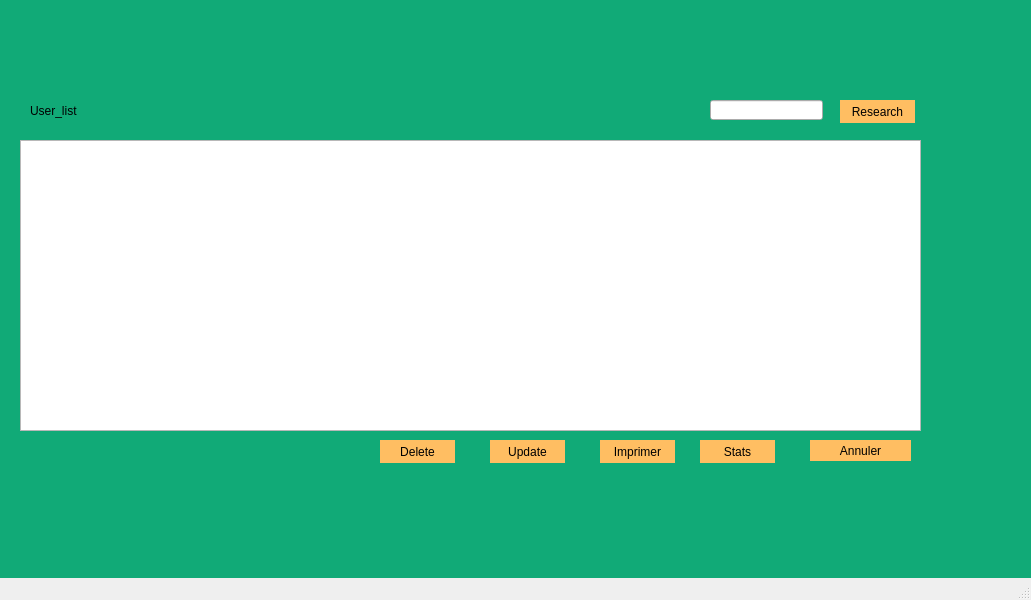
<?xml version="1.0" encoding="UTF-8"?>
<ui version="4.0">
 <class>readWindow</class>
 <widget class="QMainWindow" name="readWindow">
  <property name="geometry">
   <rect>
    <x>0</x>
    <y>0</y>
    <width>1031</width>
    <height>600</height>
   </rect>
  </property>
  <property name="windowTitle">
   <string>MainWindow</string>
  </property>
  <widget class="QWidget" name="centralwidget">
   <widget class="QGraphicsView" name="graphicsView_3">
    <property name="geometry">
     <rect>
      <x>-140</x>
      <y>0</y>
      <width>1291</width>
      <height>731</height>
     </rect>
    </property>
    <property name="styleSheet">
     <string notr="true">background-color:rgb(17, 170, 119);
border-radius: 20px;
</string>
    </property>
   </widget>
   <widget class="QStackedWidget" name="stackedWidget">
    <property name="geometry">
     <rect>
      <x>20</x>
      <y>80</y>
      <width>901</width>
      <height>401</height>
     </rect>
    </property>
    <widget class="QWidget" name="page">
     <widget class="QTableView" name="tableView">
      <property name="geometry">
       <rect>
        <x>0</x>
        <y>60</y>
        <width>901</width>
        <height>291</height>
       </rect>
      </property>
      <property name="sortingEnabled">
       <bool>true</bool>
      </property>
     </widget>
     <widget class="QPushButton" name="pushButton">
      <property name="geometry">
       <rect>
        <x>820</x>
        <y>20</y>
        <width>75</width>
        <height>23</height>
       </rect>
      </property>
      <property name="styleSheet">
       <string notr="true">#pushButton{

border-radius:20px;


background-color: #ffbe62
}

#pushButton:hover{
border-radius:20px;
font: 10pt 'Century Gothic';
background:#ffffff;


}</string>
      </property>
      <property name="text">
       <string>Research</string>
      </property>
     </widget>
     <widget class="QLineEdit" name="lineEdit">
      <property name="geometry">
       <rect>
        <x>690</x>
        <y>20</y>
        <width>113</width>
        <height>20</height>
       </rect>
      </property>
     </widget>
     <widget class="QLabel" name="label">
      <property name="geometry">
       <rect>
        <x>10</x>
        <y>10</y>
        <width>121</width>
        <height>41</height>
       </rect>
      </property>
      <property name="text">
       <string>User_list</string>
      </property>
     </widget>
     <widget class="QPushButton" name="pushButton_3">
      <property name="geometry">
       <rect>
        <x>580</x>
        <y>360</y>
        <width>75</width>
        <height>23</height>
       </rect>
      </property>
      <property name="styleSheet">
       <string notr="true">#pushButton_3{

border-radius:20px;


background-color: #ffbe62
}

#pushButton_3:hover{
border-radius:20px;
font: 10pt 'Century Gothic';
background:#ffffff;


}</string>
      </property>
      <property name="text">
       <string>Imprimer</string>
      </property>
     </widget>
     <widget class="QPushButton" name="pushButton_2">
      <property name="geometry">
       <rect>
        <x>790</x>
        <y>360</y>
        <width>101</width>
        <height>21</height>
       </rect>
      </property>
      <property name="styleSheet">
       <string notr="true">#pushButton_2{

border-radius:20px;


background-color: #ffbe62
}

#pushButton_2:hover{
border-radius:20px;
font: 10pt 'Century Gothic';
background:#ffffff;


}</string>
      </property>
      <property name="text">
       <string>Annuler</string>
      </property>
     </widget>
     <widget class="QPushButton" name="pushButton_4">
      <property name="geometry">
       <rect>
        <x>680</x>
        <y>360</y>
        <width>75</width>
        <height>23</height>
       </rect>
      </property>
      <property name="styleSheet">
       <string notr="true">#pushButton_4{

border-radius:20px;


background-color: #ffbe62
}

#pushButton_4:hover{
border-radius:20px;
font: 10pt 'Century Gothic';
background:#ffffff;


}</string>
      </property>
      <property name="text">
       <string>Stats</string>
      </property>
     </widget>
     <widget class="QPushButton" name="pushButton_6">
      <property name="geometry">
       <rect>
        <x>470</x>
        <y>360</y>
        <width>75</width>
        <height>23</height>
       </rect>
      </property>
      <property name="styleSheet">
       <string notr="true">#pushButton_6{

border-radius:20px;


background-color: #ffbe62
}

#pushButton_6:hover{
border-radius:20px;
font: 10pt 'Century Gothic';
background:#ffffff;


}</string>
      </property>
      <property name="text">
       <string>Update</string>
      </property>
     </widget>
     <widget class="QPushButton" name="pushButton_7">
      <property name="geometry">
       <rect>
        <x>360</x>
        <y>360</y>
        <width>75</width>
        <height>23</height>
       </rect>
      </property>
      <property name="styleSheet">
       <string notr="true">#pushButton_7{

border-radius:20px;


background-color: #ffbe62
}

#pushButton_7:hover{
border-radius:20px;
font: 10pt 'Century Gothic';
background:#ffffff;


}</string>
      </property>
      <property name="text">
       <string>Delete</string>
      </property>
     </widget>
    </widget>
    <widget class="QWidget" name="page_2">
     <widget class="QWidget" name="widget" native="true">
      <property name="geometry">
       <rect>
        <x>0</x>
        <y>0</y>
        <width>901</width>
        <height>331</height>
       </rect>
      </property>
     </widget>
     <widget class="QPushButton" name="pushButton_5">
      <property name="geometry">
       <rect>
        <x>780</x>
        <y>360</y>
        <width>101</width>
        <height>21</height>
       </rect>
      </property>
      <property name="text">
       <string>Annuler</string>
      </property>
     </widget>
    </widget>
   </widget>
  </widget>
  <widget class="QMenuBar" name="menubar">
   <property name="geometry">
    <rect>
     <x>0</x>
     <y>0</y>
     <width>1031</width>
     <height>22</height>
    </rect>
   </property>
  </widget>
  <widget class="QStatusBar" name="statusbar"/>
 </widget>
 <resources/>
 <connections/>
</ui>
